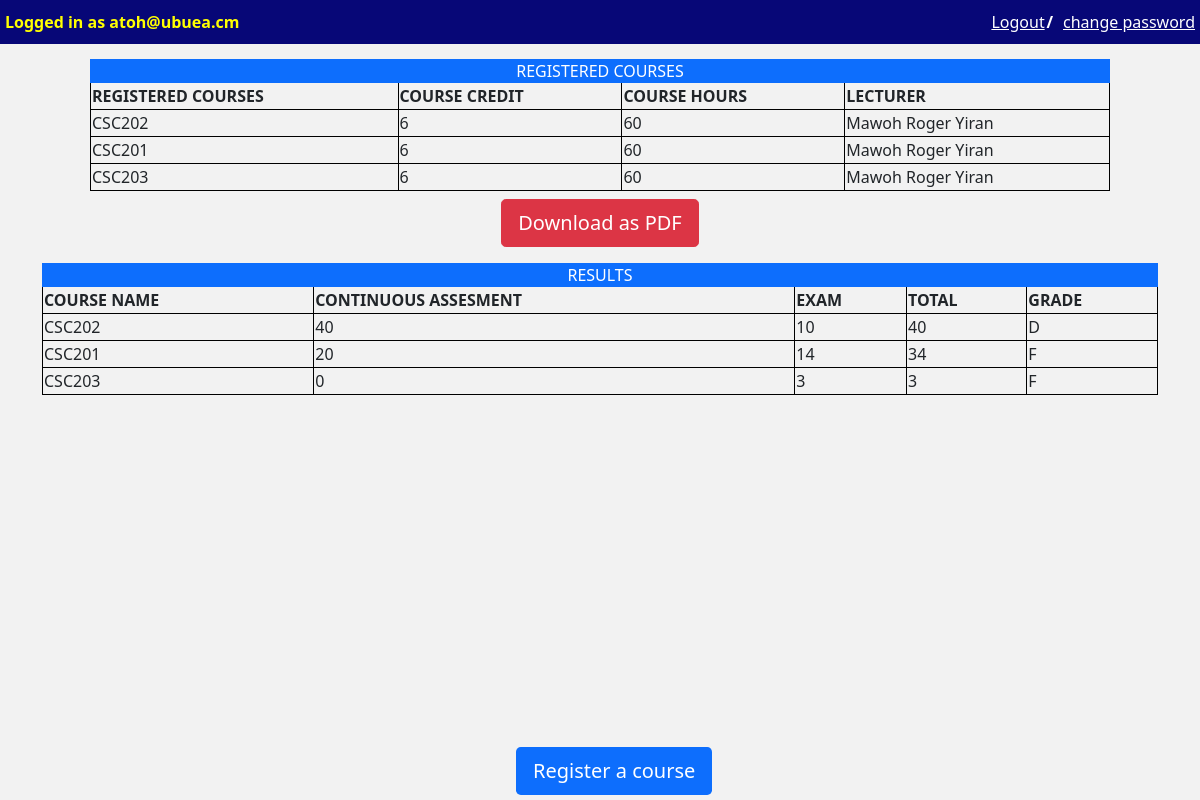
Page /users/2 (signed in) on the committed database.
### account/models.py (models this page shows, shortened)
class Account(AbstractUser):
  email = models.EmailField(verbose_name="Email",max_length=60, unique=True)
  username = models.CharField(max_length=30, unique=True)
  date_joined = models.DateTimeField(verbose_name="date joined", auto_now_add=True)
  last_login = models.DateTimeField(verbose_name="last_login", auto_now=True)
  is_admin = models.BooleanField(default=False)
  is_active = models.BooleanField(default=True)
  is_staff = models.BooleanField(default=False)
  is_superuser = models.BooleanField(default=False)
  hide_email = models.BooleanField(default=True)
  objects = MyAccountManagaer()
  USERNAME_FIELD = 'email'
  REQUIRED_FIELDS = ['username']

### attendance/models.py (models this page shows, shortened)
class Attendance(models.Model):
    student = models.ForeignKey(Student, on_delete=models.CASCADE)
    course = models.ForeignKey(Course, on_delete=models.CASCADE)
    date = models.DateField(auto_now_add=True)

### courses/models.py (models this page shows)
class Course(models.Model):
    teacher = models.ForeignKey(Teacher, on_delete=models.CASCADE,blank=True, null=True)
    department = models.ForeignKey(Department, on_delete=models.CASCADE)
    name = models.CharField(max_length=6, unique=True)
    course_credit = models.IntegerField(verbose_name="course credit")
    course_hours = models.IntegerField(verbose_name="course hours")
    def __str__(self):
        return self.name

### teacher/models.py (models this page shows)
class Teacher(models.Model):
    department = models.ForeignKey(Department, on_delete=models.CASCADE)
    first_name = models.CharField(verbose_name="first name", max_length=32)
    last_name = models.CharField(verbose_name="last name", max_length=32)
    institutional_email = models.EmailField(verbose_name="institutional email",
     max_length=32, unique=True, null=False)
    def __str__(self):
        return" %s %s " %(self.first_name , self.last_name)

### marks/models.py (models this page shows, shortened)
class Mark(models.Model):
    student = models.ForeignKey(Student, on_delete=models.CASCADE)
    attendance = models.ForeignKey(Attendance, on_delete=models.CASCADE)
    course = models.ForeignKey(Course, on_delete=models.CASCADE)
    ca = models.IntegerField(verbose_name=" continuous assesment",default=0)
    exam = models.IntegerField(verbose_name="Exams assesment",default=0)
    resit = models.IntegerField(verbose_name="Resit",default=0)
    total = models.IntegerField(verbose_name='total',default=0)
    grade = models.CharField(max_length=1, default=None)

### account/decorators.py (the view)
        def wrapper_func(request, *args, **kwargs):
            group = None
            if request.user.groups.exists():
                group = request.user.groups.all()[0].name
            if group in allowed_roles:
                return view_func(request, *args, **kwargs)
            else:
                return  HttpResponse('YOU ARE NOT AUTHORIZED TO VIEW THIS PAGE')

### account/views.py (called while the page is built)
@login_required(login_url="login")
@allowed_users(allowed_roles=['student'])
def show_view(request, pk):
	context = {}
	current_date = datetime.datetime.now()
	attendance = None
	course_marks = None
	try:
		Account.objects.get(pk = pk)
		user = Student.objects.get(institutional_email = request.user.email)
		attendance = Attendance.objects.filter(student_id = user.id,
		date__contains= str(current_date)[:4])
		course_marks =  Mark.objects.filter(student_id = user.id).filter(attendance__date__contains = str(current_date)[:4])
	except Account.DoesNotExist:
		return render(request,'404.html')
	if request.user.id != pk:
		return render(request,'404.html')
	context['attendance'] = attendance
	context['course_marks'] = course_marks
	return render(request, 'account/show.html',context)

### account/templates/account/show.html (shortened to what this page needs)
{% extends 'base.html' %}
{% block content %}
{% include 'snippets/header.html' %}
<div class=" ">
	{% if attendance %}
	<div id="form-b" class="form__b">
		<table class="">
			<div class="bg-primary mx-auto text-white text-center registered__courses">REGISTERED COURSES </div>
			<tr>
			  <th>REGISTERED COURSES</th>
			  <th>COURSE CREDIT</th>
			  <th>COURSE HOURS</th>
			  <th>LECTURER</th>
			</tr>
	{% for attends in attendance %}
	<tr>
		<td>{{attends.course}}</td>
		<td>{{attends.course.course_credit}}</td>
		<td>{{attends.course.course_hours}}</td>
		<td>{{attends.course.teacher}}</td>
	</tr>
	{% endfor %}
</table>
	</div>
	<div class="text-center mt-2">
		<div class="btn btn-danger btn-lg " onclick="generatePDF()">Download as PDF</div>
	</div>
	{%else%}
	<h1 class="text-center bg-success text-white">You have no course registered yet</h1>
	{%endif %}
	{% if course_marks %}
	 <div class="container mt-3">
		<table class="w-100">
			<div class="bg-primary text-white text-center">RESULTS </div>
			<tr>
			  <th>COURSE NAME</th>
			  <th>CONTINUOUS ASSESMENT</th>
			  <th> EXAM</th>
			  <th>TOTAL</th>
			  <th>GRADE</th>
			</tr>
	 </div>
	{% for mark in course_marks %}
	<tr>
		<td>{{mark.course}}</td>
		<td>{{mark.ca}}</td>
		<td>{{mark.exam}}</td>
		<td>{{mark.total}}</td>
		<td>{{mark.grade}}</td>
	</tr>
	{% endfor %}
	{%else%}
	<div>Marks are not yet available</div>
	{%endif%}
<a class="btn btn-lg bg-primary text-white add__attend" href="{% url 'new-attendance' %}"> Register a course</a>
</div>
{% endblock content %}

### templates/base.html (shortened to what this page needs)
<!DOCTYPE html>
<html lang=en>
<head>
<link href="https://cdn.jsdelivr.net/npm/bootstrap@5.1.3/dist/css/bootstrap.min.css" rel="stylesheet">
</head>
<body>
<div class="main">
	{% block content %}
	{% endblock content %}
</div>
</body>
</html>

### templates/snippets/header.html (shortened to what this page needs)
<div class="d-flex">
	{% if request.user.is_authenticated == False %}
	<div><a href="{% url 'register' %}" class="text-decoration-none"> Register</a></div>
	<div class="mx-3"><a href="{% url 'login' %}" class="text-decoration-none"> Login</a></div>
	{%else%}
	<nav class="backround__blue ">
		<div class="color__yellow"><span>Logged in as</span> <span>{{request.user.email}}</span></div>
		<div class="d-flex">
		<div class="log__out"><a href="{% url 'logout' %}"> Logout</a></div>
		<div class="text-white slash">/</div>
		  <div class="change__password"> <a href=""> change password</a></div>
		</div>
	</nav>
	{% endif %}
</div>

### templates/snippets/base_css.html (style rules this page uses)
body { background-color: #f2f2f2; font-family: "Segoe UI"; font-weight: 380; }
:root { --main-background-color: #f2f2f2; --dark-background-color: #a2a2a2; --secondary-text-color: #808080; --light-primary-text-color: #0080ff; }

### templates/snippets/header.html (style rules this page uses)
.backround__blue { background-color: rgb(7, 7, 119); width: 100%; display: flex; justify-content: space-between; padding: 10px 5px 10px 5px; }
nav div a { color: white; }
.log__out { width: 55px; }
.slash { font-weight: 900; }
.change__password { padding-left: 10px; }
.color__yellow { color: yellow; font-weight: 900; }

### account/templates/account/show.html (style rules this page uses)
.add__attend { position: absolute; left: 43%; bottom: 5px; z-index: 1; }
.backround__blue { background-color: rgb(7, 7, 119); width: 100%; display: flex; justify-content: space-between; padding: 10px 5px 10px 5px; }
nav div a { color: white; }
.log__out { width: 55px; }
.slash { font-weight: 900; }
.change__password { padding-left: 10px; }
.color__yellow { color: yellow; font-weight: 900; }
th { border-right: 1px solid black; }
tr { border-bottom: 1px solid black; border-right: 1px solid black; border-left: 1px solid black; }
td { border-right: 1px solid black; }
table { width: 85%; margin-left: auto; margin-right: auto; }
.form__b { margin-top: 15px; }
.registered__courses { width: 85%; }

### rows in the picture
Account: user.email "atoh@ubuea.cm"
Attendance: course "CSC202", course.course_credit "6", course.course_hours "60", course.teacher "Mawoh Roger Yiran"
Attendance: course "CSC201", course.course_credit "6", course.course_hours "60", course.teacher "Mawoh Roger Yiran"
Attendance: course "CSC203", course.course_credit "6", course.course_hours "60", course.teacher "Mawoh Roger Yiran"
Mark: course "CSC202", ca "40", exam "10", total "40", grade "D"
Mark: course "CSC201", ca "20", exam "14", total "34", grade "F"
Mark: course "CSC203", ca "0", exam "3", total "3", grade "F"
